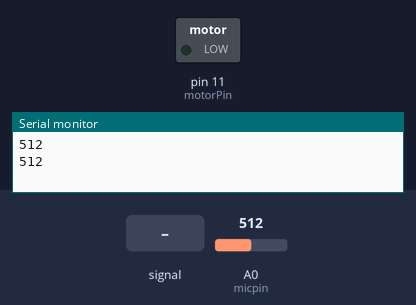
Bench run of a sketch on a simulated Arduino Uno, built with avr-gcc and run on an emulated ATmega328P. Shown: switched loads named in the sketch (green lamp = pin HIGH), the last lines printed to the serial monitor. The inputs (shaded band) are chosen by the test bench; at power-on: A0 (micpin) = 512.

Above: at 1.13 s.
2.0 s: A0 (micpin) fed a 200 Hz sine of ±255 counts around its level
At 3.52 s:
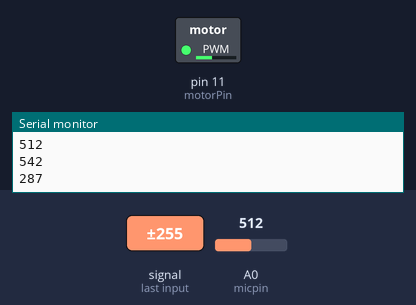
5.5 s: A0 (micpin) set to 240
At 7.2 s:
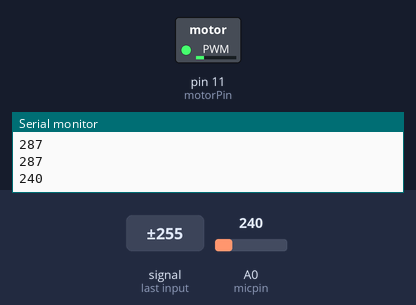
9.0 s: A0 (micpin) set to 460
12.8 s: A0 (micpin) set to 440
Timing chart, 0 to 17.3 s (numbered marks = the images above; inputs shaded):
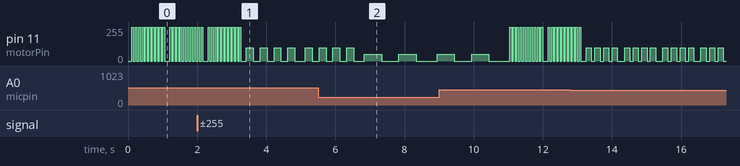

The sketch:

Bluetooth2.ino
```cpp
#include <SoftwareSerial.h>
int micpin=A0;
int motorPin = 11;
int micvalue = 0;
SoftwareSerial BTSerial(2, 3); // SoftwareSerial(RX, TX)
byte buffer[1024]; // 데이터를 수신 받을 버퍼
int bufferPosition; // 버퍼에 데이타를 저장할 때 기록할 위치
void setup(){
  BTSerial.begin(9600);
  Serial.begin(9600);
  bufferPosition = 0; // 버퍼 위치 초기화
}
void loop(){
  int micvalue = analogRead(micpin);
  Serial.println(micvalue);
  BTSerial.println(micvalue);
  delay(100);
  int i;


  if(micvalue>150 && micvalue<250) /* 60db */ {
    for (i=0; i<2 ; i++)  {
         analogWrite(motorPin,50);
         delay(500);
         analogWrite(motorPin,0);
         delay(500);
    }
 }
    else if(micvalue>250 && micvalue<350) /* 60db */ {
    for (i=0; i<4 ; i++)  {
         analogWrite(motorPin,100);
         delay(200);
         analogWrite(motorPin,0);
         delay(200);
    }
 }
    else if(micvalue>350 && micvalue<450) /* 60db */ {
    for (i=0; i<4 ; i++)  {
         analogWrite(motorPin,100);
         delay(150);
         analogWrite(motorPin,0);
         delay(100);
    }
 }
    else if(micvalue>450) /* 71db */ {
    for (i=0; i<10 ; i++) {
         analogWrite(motorPin, 255);
         delay(50);
         analogWrite(motorPin, 0);
         delay(50);
    }
  }
}
```
